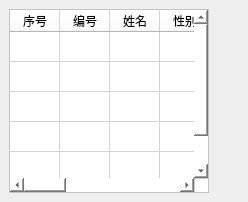
     <widget class="QStackedWidget" name="stackedWidget_2">
      <widget class="QWidget" name="page_3">
       <layout class="QGridLayout" name="gridLayout">
        <item row="0" column="0">
         <widget class="QTableWidget" name="tableWidget">
          <property name="minimumSize">
           <size>
            <width>200</width>
            <height>0</height>
           </size>
          </property>
          <property name="maximumSize">
           <size>
            <width>200</width>
            <height>16777215</height>
           </size>
          </property>
          <property name="styleSheet">
           <string notr="true">background-color: rgb(255,255,255);</string>
          </property>
          <property name="sizeAdjustPolicy">
           <enum>QAbstractScrollArea::AdjustToContents</enum>
          </property>
          <property name="autoScrollMargin">
           <number>15</number>
          </property>
          <property name="editTriggers">
           <set>QAbstractItemView::DoubleClicked</set>
          </property>
          <property name="tabKeyNavigation">
           <bool>false</bool>
          </property>
          <property name="dragDropOverwriteMode">
           <bool>true</bool>
          </property>
          <property name="alternatingRowColors">
           <bool>false</bool>
          </property>
          <property name="rowCount">
           <number>5</number>
          </property>
          <property name="columnCount">
           <number>11</number>
          </property>
          <attribute name="horizontalHeaderVisible">
           <bool>true</bool>
          </attribute>
          <attribute name="horizontalHeaderCascadingSectionResizes">
           <bool>true</bool>
          </attribute>
          <attribute name="horizontalHeaderDefaultSectionSize">
           <number>50</number>
          </attribute>
          <attribute name="horizontalHeaderHighlightSections">
           <bool>true</bool>
          </attribute>
          <attribute name="horizontalHeaderMinimumSectionSize">
           <number>10</number>
          </attribute>
          <attribute name="horizontalHeaderShowSortIndicator" stdset="0">
           <bool>false</bool>
          </attribute>
          <attribute name="horizontalHeaderStretchLastSection">
           <bool>false</bool>
          </attribute>
          <attribute name="verticalHeaderVisible">
           <bool>false</bool>
          </attribute>
          <row/>
          <row/>
          <row/>
          <row/>
          <row/>
          <column>
           <property name="text">
            <string>序号</string>
           </property>
          </column>
          <column>
           <property name="text">
            <string>编号</string>
           </property>
           <property name="background">
            <color>
             <red>22</red>
             <green>84</green>
             <blue>141</blue>
            </color>
           </property>
          </column>
          <column>
           <property name="text">
            <string>姓名</string>
           </property>
          </column>
          <column>
           <property name="text">
            <string>性别</string>
           </property>
          </column>
          <column>
           <property name="text">
            <string>生日</string>
           </property>
          </column>
          <column>
           <property name="text">
            <string>年龄</string>
           </property>
          </column>
          <column>
           <property name="text">
            <string>登记日期</string>
           </property>
          </column>
          <column>
           <property name="text">
            <string>扫描日期</string>
           </property>
          </column>
          <column>
           <property name="text">
            <string>导入日期</string>
           </property>
          </column>
          <column>
           <property name="text">
            <string>扫描次数</string>
           </property>
          </column>
          <column>
           <property name="text">
            <string>医院名称</string>
           </property>
          </column>
         </widget>
        </item>
        <item row="0" column="1">
         <widget class="QWidget" name="widget" native="true">
          <widget class="QLabel" name="label_2">
           <property name="geometry">
            <rect>
             <x>50</x>
             <y>0</y>
             <width>480</width>
             <height>640</height>
            </rect>
           </property>
           <property name="minimumSize">
            <size>
             <width>480</width>
             <height>640</height>
            </size>
           </property>
           <property name="styleSheet">
            <string notr="true">background-color: rgb(255, 255, 255);</string>
           </property>
           <property name="text">
            <string/>
           </property>
          </widget>
         </widget>
        </item>
        <item row="0" column="2">
         <widget class="QWidget" name="widget_2" native="true">
          <layout class="QGridLayout" name="gridLayout_3">
           <item row="0" column="0">
            <layout class="QGridLayout" name="gridLayout_2"/>
           </item>
          </layout>
         </widget>
        </item>
       </layout>
      </widget>
      <widget class="QWidget" name="page_4"/>
     </widget>
